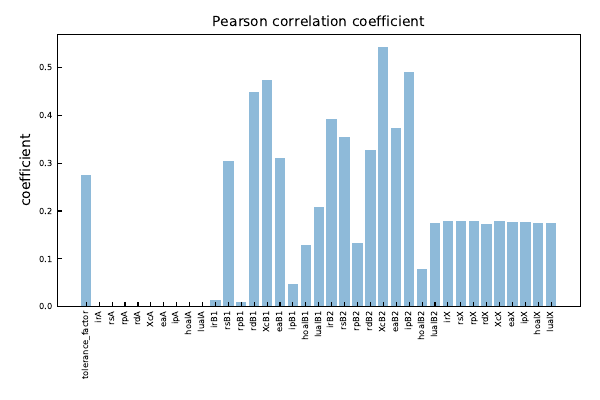

Here is the Python script that generated this plot:
from __future__ import division
from sklearn.neural_network import MLPRegressor
from sklearn.model_selection import GridSearchCV
from sklearn.kernel_ridge import KernelRidge
from sklearn.metrics import mean_squared_error
from pandas import DataFrame
from sklearn.model_selection import train_test_split
from termcolor import colored
from sklearn.utils import shuffle
from sklearn.metrics import mean_absolute_error
from sklearn.decomposition import PCA
from mpl_toolkits.mplot3d import Axes3D
import matplotlib.pyplot as plt
import csv
import math
import random
import numpy as np
import pandas as pd


from sklearn.gaussian_process.kernels import RBF, WhiteKernel


#=======================[DATA]=========================

#	LOAD DATA

descriptor_list=[
		'tolerance_factor',
		'irA',
		'rsA',
		'rpA',
		'rdA',
		'XcA',
		'eaA',
		'ipA',
		'hoalA',
		'lualA',
		'irB1',
		'rsB1',
		'rpB1',
		'rdB1',
		'XcB1',
		'eaB1',
		'ipB1',
		'hoalB1',
		'lualB1',
		'irB2',
		'rsB2',
		'rpB2',
		'rdB2',
		'XcB2',
		'eaB2',
		'ipB2',
		'hoalB2',
		'lualB2',
		'irX',
		'rsX',
		'rpX',
		'rdX',
		'XcX',
		'eaX',
		'ipX',
		'hoalX',
		'lualX'
        ]

def pearson_coef(x, y):
    assert len(x) == len(y)
    n = len(x)
    assert n > 0
    avg_x = np.mean(x)
    avg_y = np.mean(y)
    diffprod = 0.0
    xdiff2 = 0.0
    ydiff2 = 0.0
    for idx in range(n):
        xdiff = x[idx] - avg_x
        ydiff = y[idx] - avg_y
        diffprod += xdiff * ydiff
        xdiff2 += xdiff * xdiff
        ydiff2 += ydiff * ydiff
    return diffprod / np.sqrt(xdiff2 * ydiff2)



df = pd.read_csv('data_and_descriptors_final.csv')
X = df[descriptor_list].astype(float)
Y = df['Eg'].astype(float)

print(X)

# Sec. 2: Calculate the Pearson correlation coefficients
feature = []
pc = []
j=0
for i in descriptor_list: 
    X2 = np.array(df[i])
    feature.append(i)
    pc.append(np.abs(pearson_coef(X2, Y)))
    j += 1



plt.clf()
y_pos = np.arange(len(feature))
plt.bar(y_pos, pc, align='center',alpha=0.5)
plt.xticks(y_pos,feature, rotation=90, fontsize=6)
plt.yticks(fontsize=6)
plt.title('Pearson correlation coefficient', fontsize=10)
plt.ylabel('coefficient')
plt.tight_layout()
ax=plt.axes()
ax.tick_params(axis='both', direction='in')
plt.savefig('pearson.pdf')





